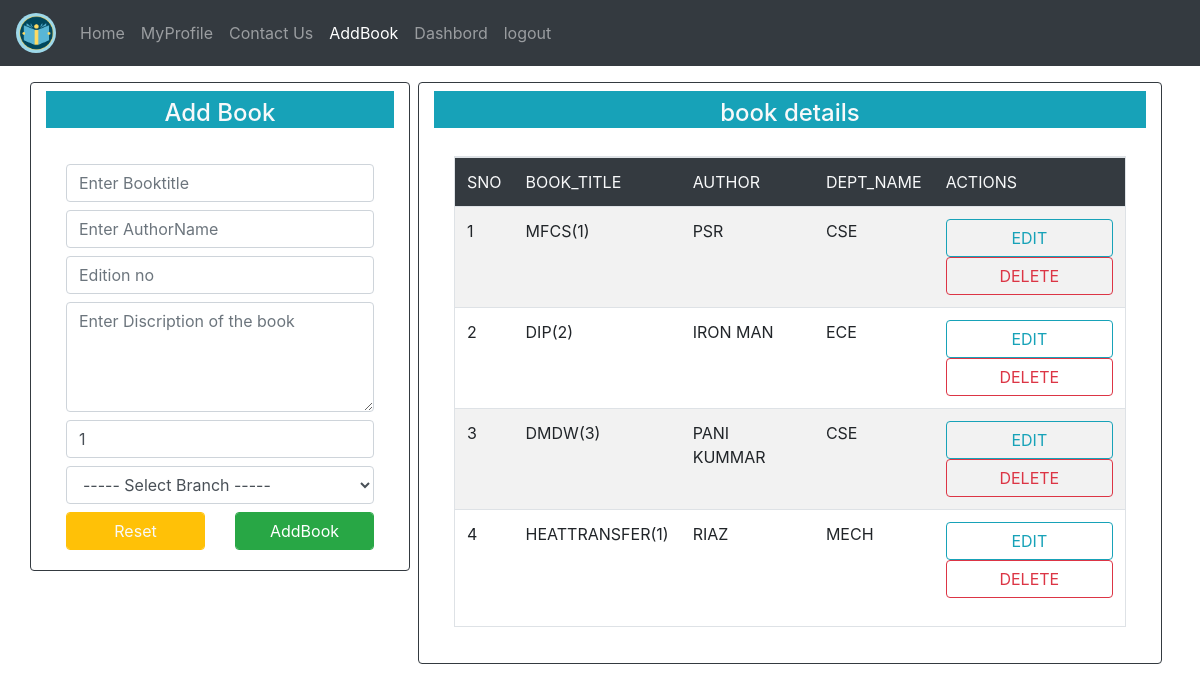
Page /addbook/ (signed in) on the committed database.
### LibraryApp/models.py (models this page shows)
class BookAdd(models.Model):
    b = [
		('G','----- Select Branch -----'),
		('CSE','Computer Science and Engineering'),
		('ECE','Electrical and Communication Engineering'),
		('EEE','Electrical and Electronics Engineering'),
		('CIVIL','Civil Engineering'),
		('MECH','Mechanical Engineering')
	]
    btitle = models.CharField(max_length=50)
    bauthor = models.CharField(max_length=50)
    bedition = models.CharField(max_length=20)
    bdes = models.TextField()
    bdept = models.CharField(max_length=50,choices=b,default='G')
    bstatus = models.BooleanField(default=False)
    num_copies = models.PositiveIntegerField(default=1)
    add_by = models.ForeignKey(User,on_delete=models.CASCADE)

### LibraryApp/views.py (the view, shortened to what this page needs)
# urls.py: path('addbook/',views.addbook,name='addbook'),
def addbook(request):
    b = BookAdd.objects.filter(add_by=request.user)
    bk = AddBookForm()
    return render(request,'html/addbook.html',{'book' : bk,'sdid' : b})

### LibraryApp/forms.py
class AddBookForm(forms.ModelForm):
	class Meta:
		model = BookAdd
		fields = ['btitle','bauthor','bedition','bdes','num_copies','bdept']
		widgets = {
			"btitle" : forms.TextInput(attrs={
				"class" : "form-control my-2",
				"placeholder" : "Enter Booktitle",
			}),
			"bauthor" : forms.TextInput(attrs={
				"class" : "form-control my-2",
				"placeholder" : "Enter AuthorName",
			}),
			"bedition" : forms.TextInput(attrs={
				"class" : "form-control my-2",
				"placeholder" : "Edition no",
			}),
			"bdes" : forms.Textarea(attrs={
				"class" : "form-control my-2",
				"placeholder" : "Enter Discription of the book",
				"rows" : 4,
				"cols" : 10,
			}),
			"bdept" : forms.Select(attrs={
				'class' : 'form-control my-2'
			}),
			"num_copies" : forms.NumberInput(attrs={
				'class' : 'form-control my-2',
				'placeholder' : 'Enter No.of Copies'
				}),
		}

### templates/html/addbook.html (shortened to what this page needs)
{% extends 'html/base.html' %}
{% block content %}
<div class="row">
    <div class="col-md-4 h-100 mr-2 card border rounded border-dark">
       <h4 class="bg-info text-light mt-2 pt-2 text-center">Add Book</h4>
       <form method="post">
        <div class="card-body">
        {% for i in book %}
         {{i}}
        {% endfor %}
          <div class="row">
            <div class="col">
                <input type="reset" class="btn btn-warning form-control text-light" value="Reset">
            </div>
            <div class="col">
                <input type="submit" class="btn btn-success form-control" value="AddBook">
            </div>
          </div>
        </div>
       </form>
    </div>
    <div class="col card h-100 mr-2 border rounded border-dark">
        <h4  class="bg-info text-light mt-2 pt-2 text-center">book details</h4>
        <div class="card-body">
          <div class="table table-hover table-striped border">
            <table class="table">
                <thead class="bg-dark text-light">
                   <tr class="text-uppercase">
                    <td>sno</td>
                    <td>book_title</td>
                    <td>author</td>
                    <td>Dept_name</td>
                    <td>actions</td>
                   </tr>
                </thead>
                {% for i in sdid %}
                <tr class="text-uppercase">
                    <td>{{forloop.counter}}</td>
                    <td>{{i.btitle}}({{i.num_copies}})</td>
                    <td>{{i.bauthor}}</td>
                    <td>{{i.bdept}}</td>
                    <td>
                        <div class="row">
                            <div class="col">
                                <a href="{% url 'editbook' i.id %}" class="btn btn-outline-info form-control">edit</a>
                            </div>
                            <div class="col">
                                <a href="{% url 'delbook' i.id %}" class="btn btn-outline-danger form-control">delete</a>
                            </div>
                        </div>
                    </td>
                </tr>
                {% endfor %}
            </table>
        </div>
        </div>
    </div>
</div>
{% endblock %}

### rows in the picture
BookAdd: btitle "MFCS", num_copies "1", bauthor "PSR", bdept "CSE"
BookAdd: btitle "DIP", num_copies "2", bauthor "IRON MAN", bdept "ECE"
BookAdd: btitle "DMDW", num_copies "3", bauthor "PANI KUMMAR", bdept "CSE"
BookAdd: btitle "HEATTRANSFER", num_copies "1", bauthor "RIAZ", bdept "MECH"
